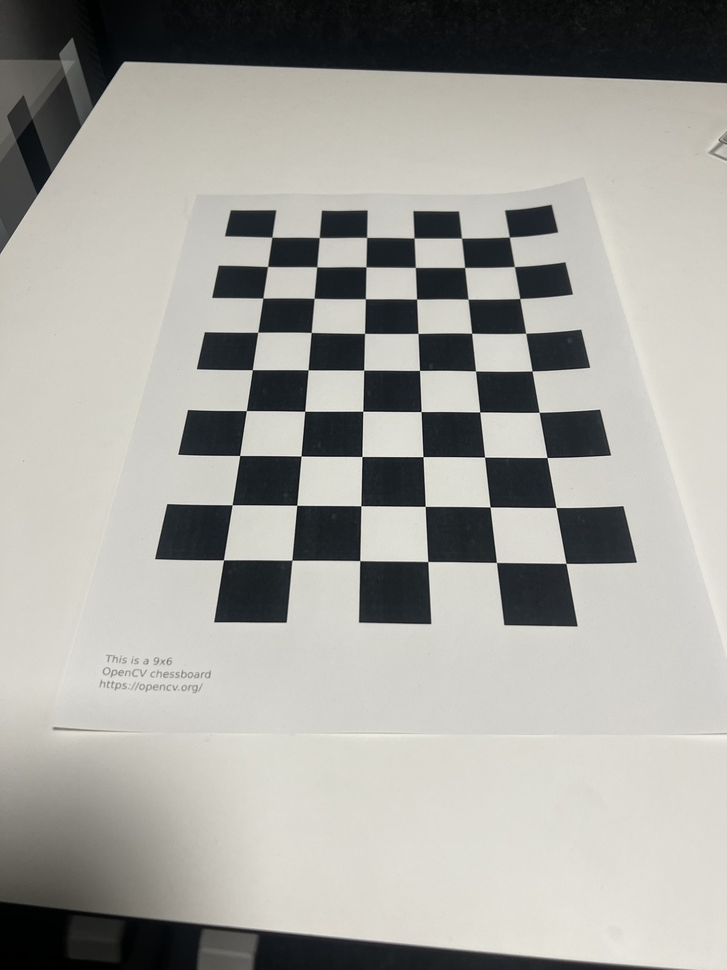
#> input picture scripts/calibration/images/IMG_8233.jpeg, 727 x 970 px, shrunk from 3024 x 4032 before the run; its folder holds only this picture in this run
$ python run_camera_calibration.py
#> lines starting #> are read from the running program, lines starting #| are printed output that depends on the picture; after the words box and inside, x2 and y2 are one past the last pixel; in counts of white or black regions, pixels touching at a corner belong together; long printed decimals are rounded
from __future__ import annotations

"""
Run checkerboard-based camera calibration and save report-ready outputs.

This script performs a supporting calibration experiment for the dissertation.
It:
- loads checkerboard images from the local calibration-images folder,
- detects checkerboard corners,
- estimates the camera matrix and distortion coefficients,
- computes per-image and mean reprojection error,
- saves corner-detection figures, undistortion figures, and summary files.

Inspiration:
- OpenCV checkerboard calibration workflow, including checkerboard detection,
  `calibrateCamera`, undistortion, and reprojection-error analysis.
- The output organisation, figure styling, and summary-file generation were
  integrated within the present project for examiner-friendly reporting.
"""

from pathlib import Path
import glob
import pickle

import cv2
import matplotlib.pyplot as plt
import numpy as np


PROJECT_ROOT = Path(__file__).resolve().parents[2]
IMAGE_DIR = PROJECT_ROOT / "scripts" / "calibration" / "images"
OUTPUT_DIR = PROJECT_ROOT / "results" / "calibration"
OUTPUT_DIR.mkdir(parents=True, exist_ok=True)

CHECKERBOARD = (9, 6)  # inner corners: (columns, rows)
USE_SB_DETECTOR = True
SHOW_WINDOWS = False

CRITERIA = (
    cv2.TERM_CRITERIA_EPS + cv2.TERM_CRITERIA_MAX_ITER,
    30,
    0.001,
)


def draw_clean_chessboard_corners(
    image: np.ndarray,
    corners: np.ndarray,
    pattern_size: tuple[int, int],
    circle_radius: int = 8,
    line_thickness: int = 4,
) -> np.ndarray:
    """
    Draw a clean checkerboard-corner overlay for report figures.

    The overlay uses coloured row and column connections together with bold
    corner markers to produce a clearer calibration figure than the default
    OpenCV visualisation.

    Args:
        image: Input image.
        corners: Detected checkerboard corners.
        pattern_size: Checkerboard size as (columns, rows).
        circle_radius: Radius of the visible corner marker.
        line_thickness: Thickness of the row/column connecting lines.

    Returns:
        Colour image with the corner overlay.
    """
    img = image.copy()

    if len(img.shape) == 2:
        img = cv2.cvtColor(img, cv2.COLOR_GRAY2BGR)

    cols, rows = pattern_size
    pts = corners.reshape(rows, cols, 2)

    for r in range(rows):
        for c in range(cols - 1):
            p1 = tuple(np.round(pts[r, c]).astype(int))
            p2 = tuple(np.round(pts[r, c + 1]).astype(int))
            cv2.line(img, p1, p2, (0, 255, 255), line_thickness, cv2.LINE_AA)

    for c in range(cols):
        for r in range(rows - 1):
            p1 = tuple(np.round(pts[r, c]).astype(int))
            p2 = tuple(np.round(pts[r + 1, c]).astype(int))
            cv2.line(img, p1, p2, (255, 0, 255), line_thickness, cv2.LINE_AA)

    for r in range(rows):
        for c in range(cols):
            x, y = np.round(pts[r, c]).astype(int)
            cv2.circle(img,
                       (x, y),
                       circle_radius + 2, (0, 0, 0),
                       -1,
                       cv2.LINE_AA)
            cv2.circle(img,
                       (x, y),
                       circle_radius, (255, 255, 255), -1, cv2.LINE_AA)

    return img


def detect_chessboard(
    gray: np.ndarray,
    pattern_size: tuple[int, int],
) -> tuple[bool, np.ndarray | None, str]:
    """
    Detect checkerboard corners using OpenCV's SB detector with a fallback.

    The script first tries `findChessboardCornersSB` when available, then falls
    back to the standard `findChessboardCorners` plus `cornerSubPix`.

    Args:
        gray: Grayscale calibration image.
        pattern_size: Checkerboard size as (columns, rows).

    Returns:
        Tuple containing:
        - success flag,
        - detected corners or None,
        - name of the detector used.
    """
    if USE_SB_DETECTOR and hasattr(cv2, "findChessboardCornersSB"):
        ret, corners = cv2.findChessboardCornersSB(gray, pattern_size, None)
        if ret:
            return True, corners, "findChessboardCornersSB"

    flags = (
        cv2.CALIB_CB_ADAPTIVE_THRESH
        + cv2.CALIB_CB_NORMALIZE_IMAGE
        + cv2.CALIB_CB_FAST_CHECK
    )
    ret, corners = cv2.findChessboardCorners(gray, pattern_size, flags)
    if ret:
        corners = cv2.cornerSubPix(gray, corners, (11, 11), (-1, -1), CRITERIA)
        return True, corners, "findChessboardCorners"

    return False, None, "none"


def save_undistortion_figure(
    original_bgr: np.ndarray,
    undistorted_bgr: np.ndarray,
    save_path: Path,
) -> None:
    """
    Save a side-by-side original/undistorted figure.

    Args:
        original_bgr: Original BGR image.
        undistorted_bgr: Undistorted BGR image.
        save_path: Output figure path.

    Returns:
        None
    """
    original_rgb = cv2.cvtColor(original_bgr, cv2.COLOR_BGR2RGB)
    undistorted_rgb = cv2.cvtColor(undistorted_bgr, cv2.COLOR_BGR2RGB)

    plt.figure(figsize=(12, 6), facecolor="white")

    plt.subplot(1, 2, 1)
    plt.imshow(original_rgb)
    plt.title("Original image", fontsize=18)
    plt.axis("off")

    plt.subplot(1, 2, 2)
    plt.imshow(undistorted_rgb)
    plt.title("Undistorted image", fontsize=18)
    plt.axis("off")

    plt.tight_layout()
    plt.savefig(save_path, dpi=300, bbox_inches="tight")
    plt.close()


def save_reprojection_plot(errors: list[float], save_path: Path) -> None:
    """
    Save a bar chart of per-image reprojection errors.

    Args:
        errors: Per-image reprojection errors in pixels.
        save_path: Output figure path.

    Returns:
        None
    """
    plt.figure(figsize=(10, 5), facecolor="white")
    ax = plt.gca()

    mean_error = float(np.mean(errors))

    ax.bar(
        range(1, len(errors) + 1),
        errors,
        color="#355C7D",
        edgecolor="black",
        linewidth=0.8,
    )
    ax.axhline(
        mean_error,
        color="black",
        linestyle="--",
        linewidth=1.5,
        label=f"Mean = {mean_error:.3f} px",
    )

    ax.set_title("Per-image reprojection error", fontsize=20, pad=14)
    ax.set_xlabel("Calibration image index", fontsize=15)
    ax.set_ylabel("Reprojection error (pixels)", fontsize=15)
    ax.tick_params(axis="both", labelsize=12)
    ax.grid(axis="y", linestyle="--", alpha=0.35)
    ax.spines["top"].set_visible(False)
    ax.spines["right"].set_visible(False)
    ax.legend(fontsize=11)

    plt.tight_layout()
    plt.savefig(save_path, dpi=300, bbox_inches="tight")
    plt.close()


def save_calibration_summary_txt(
    save_path: Path,
    checkerboard: tuple[int, int],
    total_images: int,
    successful_detections: int,
    detector_names: set[str],
    mean_error: float,
    camera_matrix: np.ndarray,
    dist_coeffs: np.ndarray,
) -> None:
    """
    Save a plain-text calibration summary.

    Args:
        save_path: Output summary path.
        checkerboard: Checkerboard inner-corner dimensions.
        total_images: Total number of calibration images found.
        successful_detections: Number of successful checkerboard detections.
        detector_names: Set of detector names used.
        mean_error: Mean reprojection error in pixels.
        camera_matrix: Estimated intrinsic camera matrix.
        dist_coeffs: Estimated distortion coefficients.

    Returns:
        None
    """
    with open(save_path, "w", encoding="utf-8") as f:
        f.write("Calibration summary\n")
        f.write("-------------------\n")
        f.write(f"Checkerboard: {checkerboard}\n")
        f.write(f"Total images: {total_images}\n")
        f.write(f"Successful detections: {successful_detections}\n")
        f.write(f"Detection methods used: {sorted(list(detector_names))}\n")
        f.write(f"Mean reprojection error: {mean_error:.6f}\n\n")
        f.write("Camera matrix:\n")
        f.write(str(camera_matrix))
        f.write("\n\nDistortion coefficients:\n")
        f.write(str(dist_coeffs))
        f.write("\n")


def main() -> None:
    """
    Run the checkerboard calibration workflow and save all main outputs.

    The script:
    1. loads calibration images,
    2. detects checkerboard corners,
    3. estimates camera intrinsics and distortion,
    4. computes reprojection errors,
    5. saves figures, parameter files, and a text summary.

    Returns:
        None

    Raises:
        FileNotFoundError: If no calibration images are found.
        RuntimeError: If no valid checkerboard detections are obtained.
    """
    objp = np.zeros((CHECKERBOARD[0] * CHECKERBOARD[1], 3), np.float32)
    objp[:, :2] = np.mgrid[0:CHECKERBOARD[0],
                           0:CHECKERBOARD[1]].T.reshape(-1, 2)

    objpoints = []
    imgpoints = []

    images = []
    for ext in ("*.jpg", "*.jpeg", "*.png"):
        images.extend(glob.glob(str(IMAGE_DIR / ext)))
    images = sorted(images)

    if not images:
        raise FileNotFoundError(f"No calibration images found in: {IMAGE_DIR}")

    print(f"Found {len(images)} calibration images")
    print(f"Using checkerboard pattern: {CHECKERBOARD}")

    successful_images = []
    detector_names_used = set()
    image_size = None

    for fname in images:
        img = cv2.imread(fname)
#> img is the input picture: shape (970, 727, 3); mean B, G, R 157.3, 162.7, 163.4
        if img is None:
            print(f"Could not read image: {fname}")
            continue

        gray = cv2.cvtColor(img, cv2.COLOR_BGR2GRAY)
        image_size = gray.shape[::-1]
#> image_size = (727, 970)

        ret, corners, method_name = detect_chessboard(gray, CHECKERBOARD)
#> in detect_chessboard, `ret, corners = cv2.findChessboardCornersSB(gray, pattern_size, None)`: ret = True; corners = 54 rows, first 8: [223.5, 559.9], [232.1, 504.9], [239.8, 455.4], [246.3, 410.7], [252.3, 369.9], [257.8, 332.3], [262.9, 298], [267.6, 266.4]
#> ret = True; method_name = 'findChessboardCornersSB'
        if ret:
            objpoints.append(objp)
            imgpoints.append(corners)
            successful_images.append(fname)
            detector_names_used.add(method_name)

            bold_img = draw_clean_chessboard_corners(img,
                                                     corners,
                                                     CHECKERBOARD)
#> after the loop in draw_clean_chessboard_corners, `for r in range(rows):`:
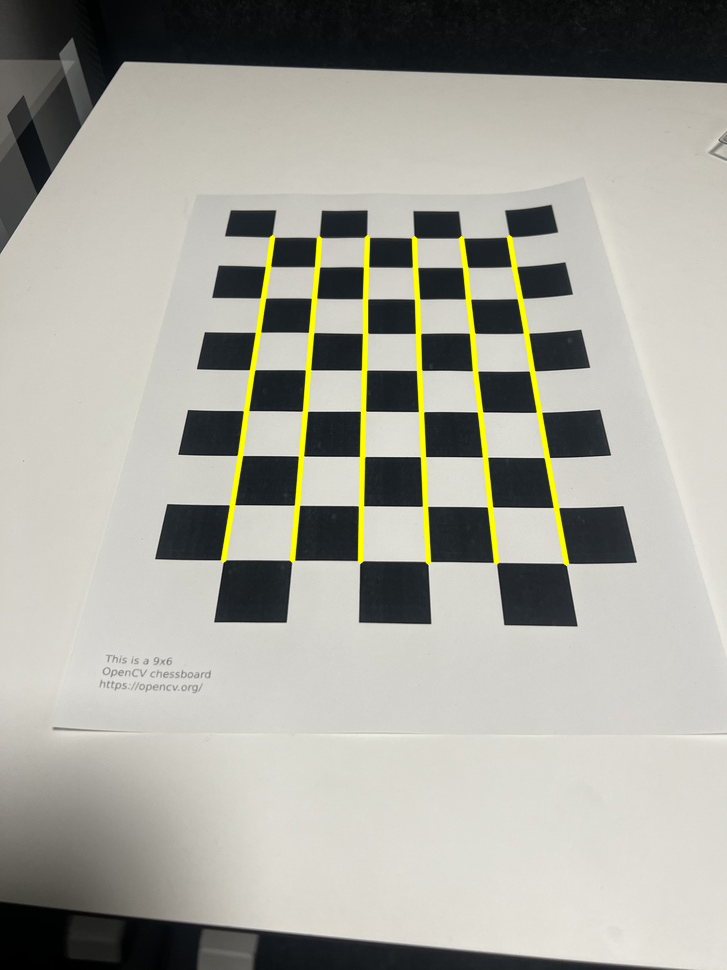
#> img: shape (970, 727, 3); 1.96% of pixels changed, all inside (x1, y1, x2, y2) = (220, 235, 570, 567)
#> after the loop in draw_clean_chessboard_corners, `for c in range(cols):`:
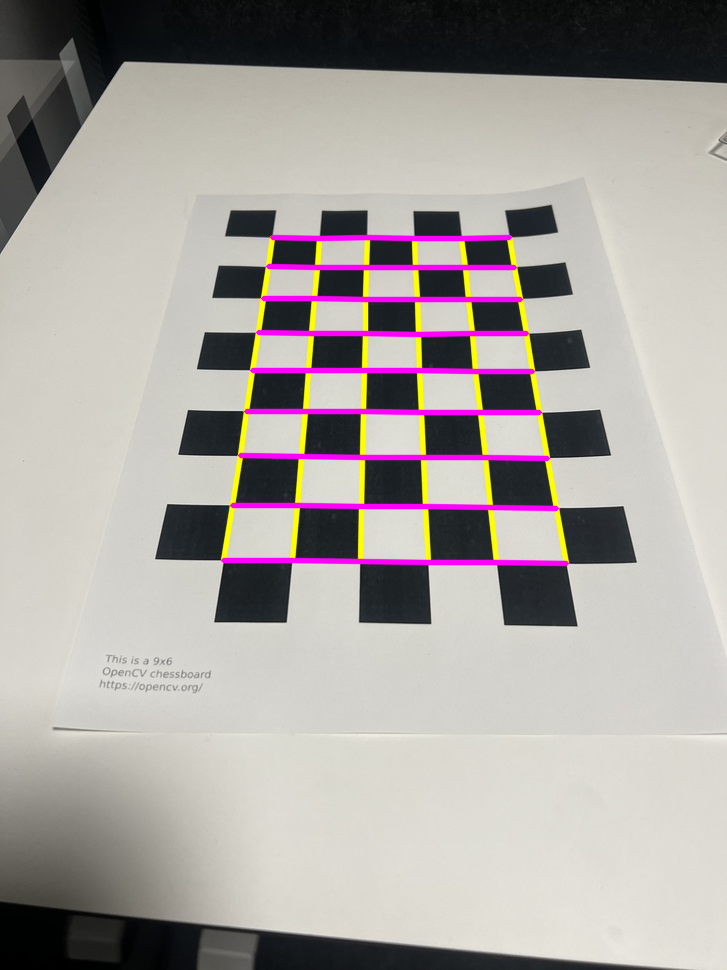
#> img: shape (970, 727, 3); 2.57% of pixels changed, all inside (x1, y1, x2, y2) = (220, 234, 570, 567)
#> after the loop in draw_clean_chessboard_corners, `for r in range(rows):`:
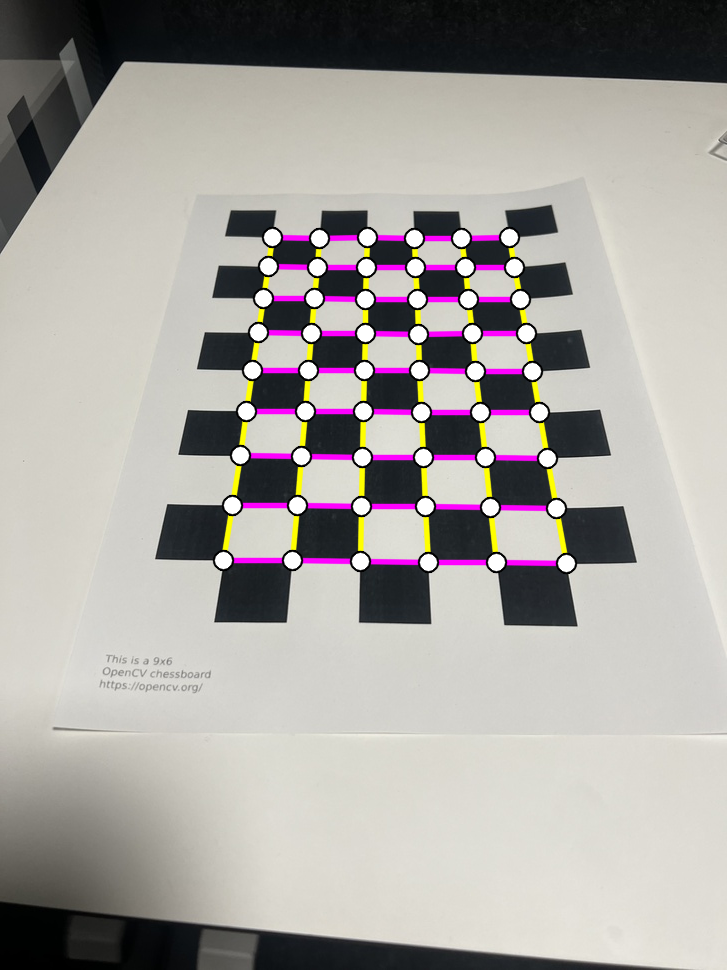
#> img: shape (970, 727, 3); 3.09% of pixels changed, all inside (x1, y1, x2, y2) = (212, 226, 578, 575)
            base = Path(fname).stem
            cv2.imwrite(str(OUTPUT_DIR / f"{base}_corners_bold.jpg"), bold_img)

            print(f"Detected corners in {Path(fname).name} "
                  f"using {method_name}")
#| Detected corners in IMG_8233.jpeg using findChessboardCornersSB

            if SHOW_WINDOWS:
                cv2.imshow("Detected corners", bold_img)
                cv2.waitKey(250)
        else:
            print(f"Chessboard not detected in: {Path(fname).name}")

    cv2.destroyAllWindows()

    if not objpoints or image_size is None:
        raise RuntimeError("No valid chessboard detections found.")

    flags = cv2.CALIB_FIX_K3
#> flags = 128
    ret, mtx, dist, rvecs, tvecs = cv2.calibrateCamera(
        objpoints,
        imgpoints,
        image_size,
        None,
        None,
        flags=flags,
    )
#> ret = 0.223; mtx = [[584.9, 0, 365], [0, 573.8, 563.6], [0, 0, 1]]; dist = [[0.081, -0.0564, 0.0104, -0.000429, 0]]; rvecs = ([-0.4, -0.385, -1.52],); tvecs = ([-2.08, -0.0593, 8.63],)

    print("Calibration RMS from OpenCV:", ret)
#| Calibration RMS from OpenCV: 0.2234
    print("Camera matrix:\n", mtx)
#| Camera matrix:
#|  [[584.870   0.         365.033]
#|  [  0.         573.814 563.584 ]
#|  [  0.           0.           1.        ]]
    print("Distortion coefficients:\n", dist)
#| Distortion coefficients:
#|  [[ 0.08099 -0.05642  0.01037 -0.0004286  0.        ]]

    per_image_errors = []
    for i in range(len(objpoints)):
        projected_points, _ = cv2.projectPoints(
            objpoints[i],
            rvecs[i],
            tvecs[i],
            mtx,
            dist,
        )
        error = cv2.norm(imgpoints[i],
                         projected_points,
                         cv2.NORM_L2) / len(projected_points)
        per_image_errors.append(float(error))
#> this loop made 1 pass
#> error on pass 1: 0.0304
#> after the loop, per_image_errors = [0.0304]

    mean_error = float(np.mean(per_image_errors))
#> mean_error = 0.0304
    print("Mean reprojection error:", mean_error)
#| Mean reprojection error: 0.0304

    sample_img = cv2.imread(successful_images[0])
    h, w = sample_img.shape[:2]
#> h = 970; w = 727
    newcameramtx, roi = cv2.getOptimalNewCameraMatrix(mtx,
                                                      dist,
                                                      (w, h),
                                                      1,
                                                      (w, h))
#> newcameramtx = [[572.3, 0, 364.6], [0, 571.8, 582.8], [0, 0, 1]]; roi = (22, 18, 681, 947)
    undistorted = cv2.undistort(sample_img, mtx, dist, None, newcameramtx)
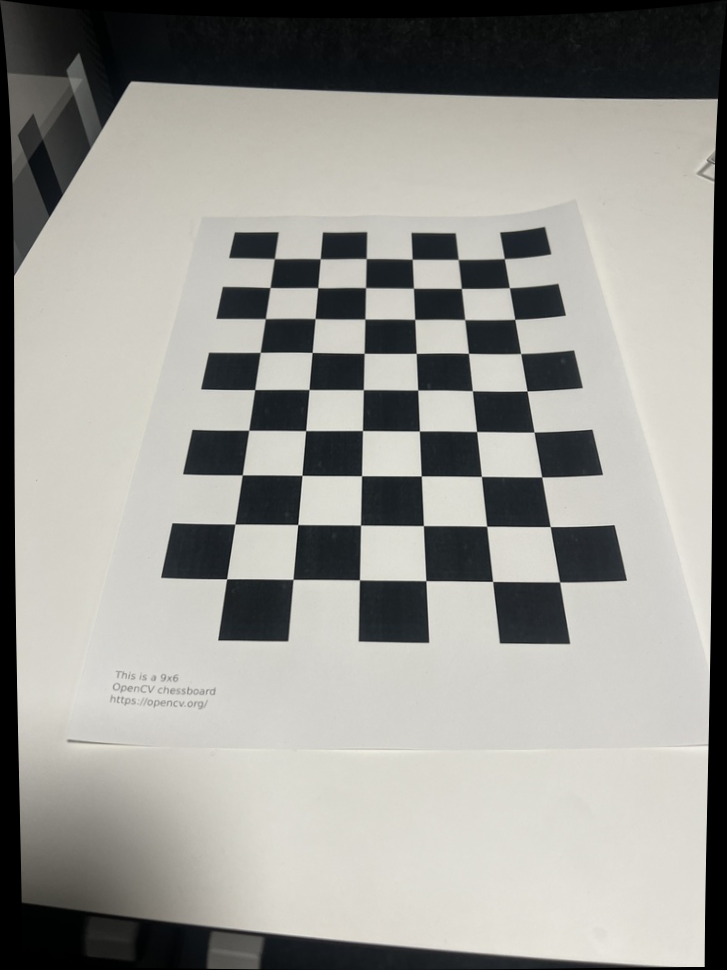
#> undistorted: shape (970, 727, 3); mean B, G, R 146.5, 151.6, 152.2

    x, y, w_roi, h_roi = roi
#> x = 22; y = 18; w_roi = 681; h_roi = 947
    if w_roi > 0 and h_roi > 0:
        undistorted_cropped = undistorted[y:y + h_roi, x:x + w_roi]
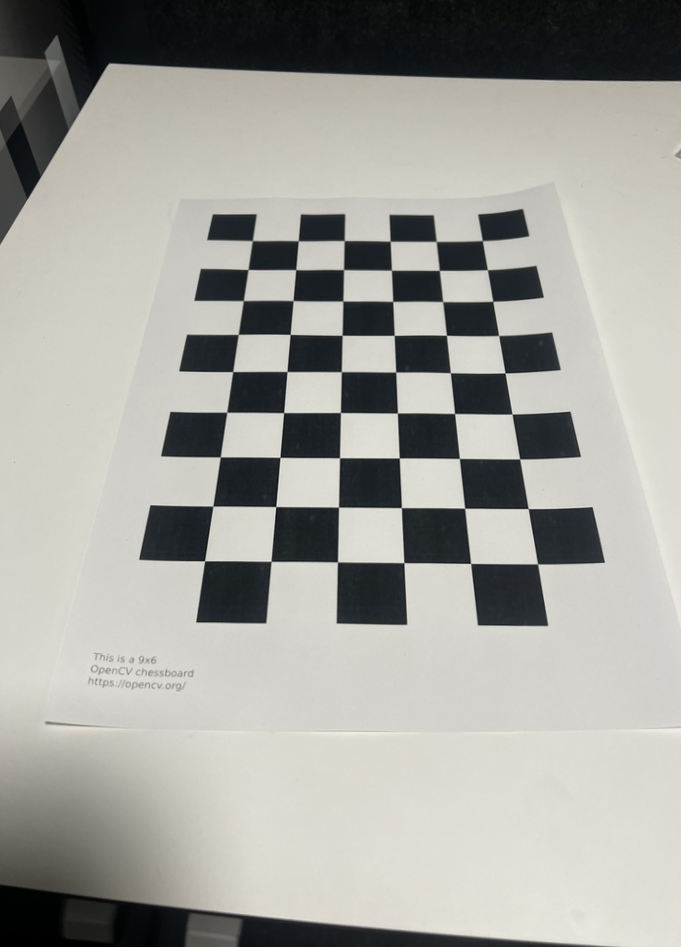
#> undistorted_cropped: shape (947, 681, 3); mean B, G, R 156.5, 161.8, 162.5
    else:
        undistorted_cropped = undistorted.copy()

    cv2.imwrite(str(OUTPUT_DIR / "original_sample.jpg"), sample_img)
    cv2.imwrite(str(OUTPUT_DIR / "undistorted_sample_full.jpg"),
                undistorted)
    cv2.imwrite(str(OUTPUT_DIR / "undistorted_sample_cropped.jpg"),
                undistorted_cropped)

    save_undistortion_figure(
        sample_img,
        undistorted_cropped,
        OUTPUT_DIR / "before_after_undistortion.png",
    )

    save_reprojection_plot(
        per_image_errors,
        OUTPUT_DIR / "reprojection_error_plot.png",
    )
#> in save_reprojection_plot, `mean_error = float(np.mean(errors))`: mean_error = 0.0304
#> in save_reprojection_plot, `plt.savefig(save_path, dpi=300, bbox_inches="tight")`:
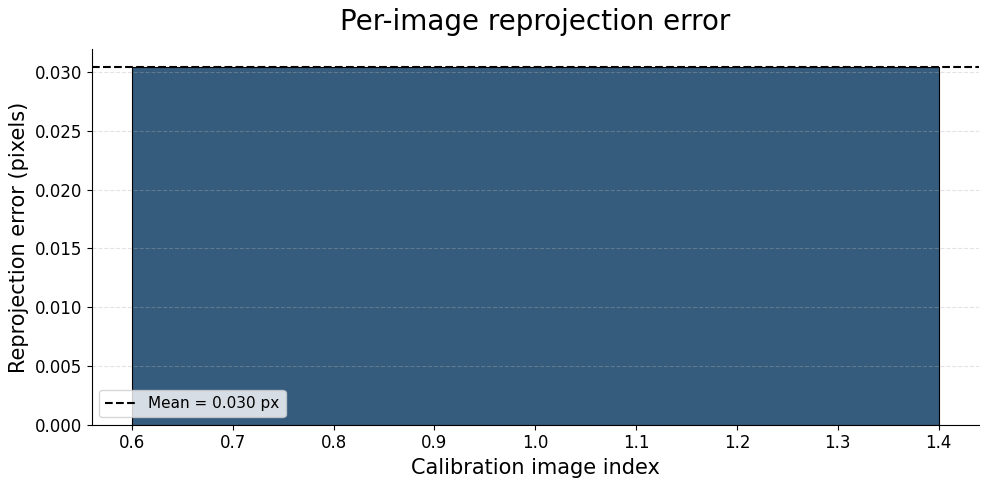
#> figure drawn by matplotlib, 1 panel

    with open(OUTPUT_DIR / "camera_params.pkl", "wb") as f:
        pickle.dump({"mtx": mtx, "dist": dist}, f)

    save_calibration_summary_txt(
        OUTPUT_DIR / "calibration_summary.txt",
        CHECKERBOARD,
        len(images),
        len(objpoints),
        detector_names_used,
        mean_error,
        mtx,
        dist,
    )

    print(f"Saved calibration outputs to: {OUTPUT_DIR}")


if __name__ == "__main__":
    main()
